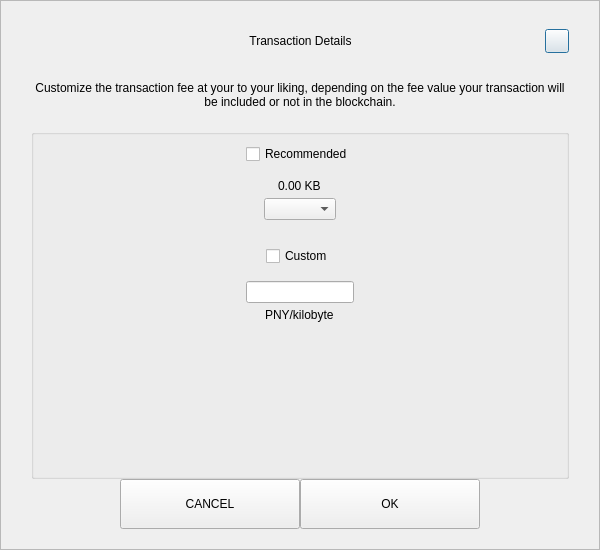
<?xml version="1.0" encoding="UTF-8"?>
<ui version="4.0">
 <class>SendCustomFeeDialog</class>
 <widget class="QDialog" name="SendCustomFeeDialog">
  <property name="geometry">
   <rect>
    <x>0</x>
    <y>0</y>
    <width>600</width>
    <height>550</height>
   </rect>
  </property>
  <property name="windowTitle">
   <string>Form</string>
  </property>
  <layout class="QVBoxLayout" name="verticalLayout_3">
   <property name="spacing">
    <number>0</number>
   </property>
   <property name="leftMargin">
    <number>0</number>
   </property>
   <property name="topMargin">
    <number>0</number>
   </property>
   <property name="rightMargin">
    <number>0</number>
   </property>
   <property name="bottomMargin">
    <number>0</number>
   </property>
   <item>
    <widget class="QFrame" name="frame">
     <property name="styleSheet">
      <string notr="true"/>
     </property>
     <property name="frameShape">
      <enum>QFrame::StyledPanel</enum>
     </property>
     <property name="frameShadow">
      <enum>QFrame::Raised</enum>
     </property>
     <layout class="QVBoxLayout" name="verticalLayout_2">
      <property name="spacing">
       <number>0</number>
      </property>
      <property name="leftMargin">
       <number>30</number>
      </property>
      <property name="topMargin">
       <number>20</number>
      </property>
      <property name="rightMargin">
       <number>30</number>
      </property>
      <property name="bottomMargin">
       <number>20</number>
      </property>
      <item>
       <layout class="QHBoxLayout" name="horizontalLayout_3">
        <property name="spacing">
         <number>0</number>
        </property>
        <item>
         <spacer name="horizontalSpacer_21">
          <property name="orientation">
           <enum>Qt::Horizontal</enum>
          </property>
          <property name="sizeHint" stdset="0">
           <size>
            <width>40</width>
            <height>20</height>
           </size>
          </property>
         </spacer>
        </item>
        <item>
         <widget class="QLabel" name="labelTitle">
          <property name="minimumSize">
           <size>
            <width>0</width>
            <height>40</height>
           </size>
          </property>
          <property name="maximumSize">
           <size>
            <width>16777215</width>
            <height>40</height>
           </size>
          </property>
          <property name="styleSheet">
           <string notr="true">padding-left:24px;</string>
          </property>
          <property name="text">
           <string>Transaction Details</string>
          </property>
          <property name="alignment">
           <set>Qt::AlignCenter</set>
          </property>
          <property name="margin">
           <number>7</number>
          </property>
         </widget>
        </item>
        <item>
         <spacer name="horizontalSpacer">
          <property name="orientation">
           <enum>Qt::Horizontal</enum>
          </property>
          <property name="sizeHint" stdset="0">
           <size>
            <width>40</width>
            <height>20</height>
           </size>
          </property>
         </spacer>
        </item>
        <item>
         <widget class="QPushButton" name="btnEsc">
          <property name="minimumSize">
           <size>
            <width>24</width>
            <height>24</height>
           </size>
          </property>
          <property name="maximumSize">
           <size>
            <width>24</width>
            <height>24</height>
           </size>
          </property>
          <property name="text">
           <string/>
          </property>
         </widget>
        </item>
       </layout>
      </item>
      <item>
       <spacer name="verticalSpacer_2">
        <property name="orientation">
         <enum>Qt::Vertical</enum>
        </property>
        <property name="sizeType">
         <enum>QSizePolicy::Fixed</enum>
        </property>
        <property name="sizeHint" stdset="0">
         <size>
          <width>20</width>
          <height>20</height>
         </size>
        </property>
       </spacer>
      </item>
      <item>
       <widget class="QLabel" name="labelMessage">
        <property name="text">
         <string>Customize the transaction fee at your to your liking, depending on the fee value your transaction will be included or not in the blockchain.</string>
        </property>
        <property name="alignment">
         <set>Qt::AlignCenter</set>
        </property>
        <property name="wordWrap">
         <bool>true</bool>
        </property>
       </widget>
      </item>
      <item>
       <spacer name="verticalSpacer_3">
        <property name="orientation">
         <enum>Qt::Vertical</enum>
        </property>
        <property name="sizeType">
         <enum>QSizePolicy::Fixed</enum>
        </property>
        <property name="sizeHint" stdset="0">
         <size>
          <width>20</width>
          <height>20</height>
         </size>
        </property>
       </spacer>
      </item>
      <item>
       <widget class="QGroupBox" name="groupBox">
        <property name="title">
         <string/>
        </property>
        <layout class="QVBoxLayout" name="verticalLayout">
         <property name="leftMargin">
          <number>12</number>
         </property>
         <property name="rightMargin">
          <number>12</number>
         </property>
         <item>
          <layout class="QVBoxLayout" name="verticalLayout_4">
           <property name="spacing">
            <number>5</number>
           </property>
           <item alignment="Qt::AlignHCenter">
            <widget class="QCheckBox" name="checkBoxRecommended">
             <property name="text">
              <string>Recommended</string>
             </property>
            </widget>
           </item>
           <item>
            <spacer name="verticalSpacer_5">
             <property name="orientation">
              <enum>Qt::Vertical</enum>
             </property>
             <property name="sizeType">
              <enum>QSizePolicy::Fixed</enum>
             </property>
             <property name="sizeHint" stdset="0">
              <size>
               <width>20</width>
               <height>10</height>
              </size>
             </property>
            </spacer>
           </item>
           <item alignment="Qt::AlignHCenter">
            <widget class="QLabel" name="labelFee">
             <property name="text">
              <string>0.00 KB</string>
             </property>
            </widget>
           </item>
           <item alignment="Qt::AlignHCenter">
            <widget class="QComboBox" name="comboBoxRecommended"/>
           </item>
          </layout>
         </item>
         <item>
          <spacer name="verticalSpacer">
           <property name="orientation">
            <enum>Qt::Vertical</enum>
           </property>
           <property name="sizeType">
            <enum>QSizePolicy::Fixed</enum>
           </property>
           <property name="sizeHint" stdset="0">
            <size>
             <width>20</width>
             <height>20</height>
            </size>
           </property>
          </spacer>
         </item>
         <item>
          <layout class="QVBoxLayout" name="verticalLayout_5">
           <property name="spacing">
            <number>5</number>
           </property>
           <item alignment="Qt::AlignHCenter">
            <widget class="QCheckBox" name="checkBoxCustom">
             <property name="text">
              <string>Custom</string>
             </property>
            </widget>
           </item>
           <item>
            <spacer name="verticalSpacer_6">
             <property name="orientation">
              <enum>Qt::Vertical</enum>
             </property>
             <property name="sizeType">
              <enum>QSizePolicy::Fixed</enum>
             </property>
             <property name="sizeHint" stdset="0">
              <size>
               <width>20</width>
               <height>10</height>
              </size>
             </property>
            </spacer>
           </item>
           <item alignment="Qt::AlignHCenter">
            <widget class="QLineEdit" name="lineEditCustomFee"/>
           </item>
           <item alignment="Qt::AlignHCenter">
            <widget class="QLabel" name="labelCustomFee">
             <property name="text">
              <string>PNY/kilobyte</string>
             </property>
            </widget>
           </item>
          </layout>
         </item>
         <item>
          <spacer name="verticalSpacer_4">
           <property name="orientation">
            <enum>Qt::Vertical</enum>
           </property>
           <property name="sizeHint" stdset="0">
            <size>
             <width>20</width>
             <height>40</height>
            </size>
           </property>
          </spacer>
         </item>
        </layout>
       </widget>
      </item>
      <item>
       <layout class="QHBoxLayout" name="horizontalLayout" stretch="1,2,2,1">
        <item>
         <spacer name="horizontalSpacer1">
          <property name="orientation">
           <enum>Qt::Horizontal</enum>
          </property>
          <property name="sizeHint" stdset="0">
           <size>
            <width>40</width>
            <height>20</height>
           </size>
          </property>
         </spacer>
        </item>
        <item>
         <widget class="QPushButton" name="btnCancel">
          <property name="minimumSize">
           <size>
            <width>180</width>
            <height>50</height>
           </size>
          </property>
          <property name="focusPolicy">
           <enum>Qt::NoFocus</enum>
          </property>
          <property name="text">
           <string>CANCEL</string>
          </property>
         </widget>
        </item>
        <item>
         <widget class="QPushButton" name="btnSave">
          <property name="minimumSize">
           <size>
            <width>180</width>
            <height>50</height>
           </size>
          </property>
          <property name="focusPolicy">
           <enum>Qt::NoFocus</enum>
          </property>
          <property name="text">
           <string>OK</string>
          </property>
         </widget>
        </item>
        <item>
         <spacer name="horizontalSpacer_2">
          <property name="orientation">
           <enum>Qt::Horizontal</enum>
          </property>
          <property name="sizeHint" stdset="0">
           <size>
            <width>40</width>
            <height>20</height>
           </size>
          </property>
         </spacer>
        </item>
       </layout>
      </item>
     </layout>
    </widget>
   </item>
  </layout>
 </widget>
 <resources/>
 <connections/>
</ui>
